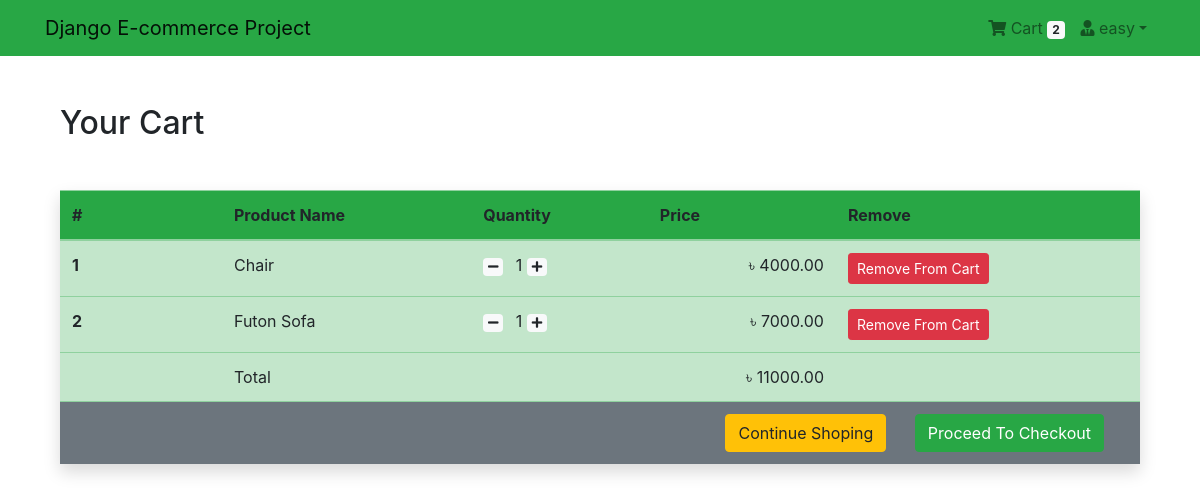
Page /shop/cart/ (signed in) on the committed database.
### App_Login/models.py (models this page shows, shortened)
class User(AbstractBaseUser, PermissionsMixin):
    email = models.EmailField(unique=True, null=False)
    is_staff = models.BooleanField(
        ugettext_lazy('staff status'),
        default=False,
        help_text = ugettext_lazy('Designates whether the user can log in this site')
    )
    is_active = models.BooleanField(
        ugettext_lazy('active'),
        default=True,
        help_text=ugettext_lazy('Designates whether this user should be treated as active. Unselect this instead of deleting accounts')
    )
    USERNAME_FIELD = 'email'
    objects = MyUserManager()

class Profile(models.Model):
    user = models.OneToOneField(User, on_delete=models.CASCADE, related_name='profile')
    username = models.CharField(max_length=264, blank=True)
    full_name = models.CharField(max_length=264, blank=True)
    address_1 = models.TextField(max_length=300, blank=True)
    city = models.CharField(max_length=40, blank=True)
    zipcode = models.CharField(max_length=10, blank=True)
    country = models.CharField(max_length=50, blank=True)
    phone = models.CharField(max_length=20, blank=True)
    date_joined = models.DateTimeField(auto_now_add=True)

### App_Order/models.py (models this page shows, shortened)
class Order(models.Model):
    orderitems = models.ManyToManyField(Cart)
    user = models.ForeignKey(settings.AUTH_USER_MODEL,on_delete=models.CASCADE)
    ordered = models.BooleanField(default=False)
    created = models.DateTimeField(auto_now_add=True)
    paymentId = models.CharField(max_length=264,blank=True,null=True)
    orderId = models.CharField(max_length=200,blank=True,null=True)
    def get_totals(self):
        total = 0
        for order_item in self.orderitems.all():
            total += float(order_item.get_total())
        return total

class Cart(models.Model):
    user = models.ForeignKey(settings.AUTH_USER_MODEL,on_delete=models.CASCADE,related_name='cart')
    item = models.ForeignKey(Product,on_delete=models.CASCADE)
    quantity = models.IntegerField(default=1)
    purchaed = models.BooleanField(default=False)
    created = models.DateTimeField(auto_now_add=True)
    updated = models.DateTimeField(auto_now=True)
    def get_total(self):
        total = self.item.price * self.quantity
        float_total = format(total, '0.2f')
        return float_total

### App_Shop/models.py (models this page shows, shortened)
class Product(models.Model):
    mainimage = models.ImageField(upload_to='Products')
    name = models.CharField(max_length=264)
    category = models.ForeignKey(Category, on_delete=models.CASCADE, related_name='category')
    preview_text = models.TextField(max_length=200,verbose_name='Preview Text')
    detail_text = models.TextField(max_length=1000,verbose_name='Description')
    price = models.FloatField()
    old_price = models.FloatField(default=0.00)
    created = models.DateTimeField(auto_now_add=True)
    class Meta:
        ordering = ['-created',]

### App_Order/views.py (the view)
# urls.py: path('cart/', views.cart_view, name='cart'),
@login_required
def cart_view(request):
    carts = Cart.objects.filter(user=request.user, purchaed=False)
    orders = Order.objects.filter(user=request.user, ordered=False)
    if carts.exists() and orders.exists():
        order = orders[0]
        return render(request, 'App_Order/cart.html', context={'carts':carts,'order':order})
    else:
        messages.warning(request,'You do not have any item in your cart.')
        return redirect('App_Shop:home')

### App_Order/templatetags/cart_tag.py (called while the page is built)
@register.filter
def cart_total(user):
    order = Order.objects.filter(user=user, ordered=False)
    if order.exists():
        return order[0].orderitems.count()
    else:
        return 0

### templates/App_Order/cart.html
{% extends 'base.html' %}
{% block body_block %}
<div class="container my-5">
  <div class="my-5">
    <h2>Your Cart</h2>
  </div>
  <table class="table table-success  table-hover shadow">
    <thead>
      <tr class="bg-success">
        <th scope="col" width="15%">#</th>
        <th scope="col">Product Name</th>
        <th scope="col">Quantity</th>
        <th scope="col" align="right">Price</th>
        <th scop="col">Remove</th>
      </tr>
    </thead>
    <tbody>
      {% for cart in carts %}
      <tr>
        <th scope="row">{{ forloop.counter }}</th>
        <td>{{cart.item.name}}</td>
        <td>
          <a class="mr-2" href="{% url 'App_Order:decrease' pk=cart.item.pk %}"><span class="badge badge-light"><i class="fas fa-minus"></i></span></a>
          {{ cart.quantity }}
          <a class="mr-2" href="{% url 'App_Order:increase' pk=cart.item.pk %}"> <span class="badge badge-light"> <i class="fas fa-plus"></i></span></a>
        </td>
        <td align="right">&#2547; {{cart.get_total}}</td>
        <td><a href="{% url 'App_Order:remove' pk=cart.item.pk %}" class="btn btn-danger btn-sm">Remove From Cart</a></td>
      </tr>
      {% endfor %}
      <tr>
        <th scope="row"></th>
        <td colspan="2">Total</td>
        <td align="right" >&#2547; {{order.get_totals | floatformat:2 }}</td>
        <td></td>
      </tr>
      <tr>
        <th scope="row" class="bg-secondary"></th>
        <td colspan="4" class="text-right bg-secondary">
          <a href="{% url 'App_Shop:home' %}" class="btn btn-warning mr-4 ">Continue Shoping</a>
          <a href="{% url 'App_Payment:checkout' %}" class="btn btn-success mr-4">Proceed To Checkout</a>
        </td>
      </tr>
    </tbody>
  </table>
</div>
{% endblock %}

### templates/navbar.html (shortened to what this page needs)
{% load cart_tag %}
<nav class="navbar navbar-expand-lg navbar-light bg-success">
    <div class="container">
      <a class="navbar-brand" href="{% url 'App_Shop:home' %}">Django E-commerce Project</a>
      <div class="collapse navbar-collapse" id="navbarNav">
        <ul class="navbar-nav ml-auto">
          {% if request.user.is_authenticated %}
          <li class="nav-item">
            <a href="{% url 'App_Order:cart' %}" class="nav-link">
                <i class="fa fa-shopping-cart"></i> Cart
                <span class="badge badge-light"> {{ request.user | cart_total }} </span>
            </a>
          </li>
          <li class="nav-item dropdown">
            <a class="nav-link dropdown-toggle" href="#" id="navbarDropdown" role="button" data-toggle="dropdown" aria-haspopup="true" aria-expanded="false"><i class="fas fa-user-tie"></i> {{request.user.profile.username}}</a>
          </li>
          {% else %}
          <li class="nav-item">
            <a href="{% url 'App_Login:login' %}" class="btn btn-primary">Login</a>
          </li>
          {% endif %}
        </ul>
      </div>
    </div>
  </nav>

### rows in the picture
User: user|cart_total "2", user.profile.username "easy"
Cart: item.name "Chair", quantity "1", get_total "4000.00"
Cart: item.name "Futon Sofa", quantity "1", get_total "7000.00"
Order: get_totals "11000.00"
